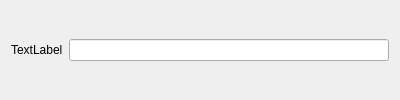
<?xml version="1.0" encoding="UTF-8"?>
<ui version="4.0">
 <class>TextItem</class>
 <widget class="QWidget" name="TextItem">
  <property name="geometry">
   <rect>
    <x>0</x>
    <y>0</y>
    <width>400</width>
    <height>100</height>
   </rect>
  </property>
  <property name="windowTitle">
   <string>Form</string>
  </property>
  <layout class="QGridLayout" name="gridLayout">
   <item row="0" column="0">
    <layout class="QHBoxLayout" name="horizontalLayout">
     <item>
      <widget class="QLabel" name="label">
       <property name="text">
        <string>TextLabel</string>
       </property>
      </widget>
     </item>
     <item>
      <widget class="QLineEdit" name="lineEdit"/>
     </item>
    </layout>
   </item>
  </layout>
 </widget>
 <resources/>
 <connections/>
</ui>
